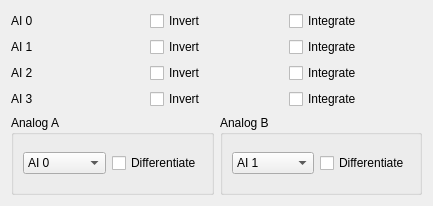
       <widget class="QWidget" name="scrollAreaWidgetContents">
        <property name="geometry">
         <rect>
          <x>0</x>
          <y>0</y>
          <width>433</width>
          <height>206</height>
         </rect>
        </property>
        <layout class="QGridLayout" name="gridLayout_63">
         <item row="1" column="0">
          <widget class="QGroupBox" name="groupBox_4">
           <property name="title">
            <string>Analog A</string>
           </property>
           <layout class="QHBoxLayout" name="horizontalLayout_7">
            <item>
             <widget class="QComboBox" name="comboBox_analogSelect_A">
              <item>
               <property name="text">
                <string>AI 0</string>
               </property>
              </item>
              <item>
               <property name="text">
                <string>AI 1</string>
               </property>
              </item>
              <item>
               <property name="text">
                <string>AI 2</string>
               </property>
              </item>
              <item>
               <property name="text">
                <string>AI 3</string>
               </property>
              </item>
              <item>
               <property name="text">
                <string>AI 4</string>
               </property>
              </item>
              <item>
               <property name="text">
                <string>AI 5</string>
               </property>
              </item>
              <item>
               <property name="text">
                <string>AI 6</string>
               </property>
              </item>
              <item>
               <property name="text">
                <string>AI 7</string>
               </property>
              </item>
              <item>
               <property name="text">
                <string>AO 0</string>
               </property>
              </item>
              <item>
               <property name="text">
                <string>AO 1</string>
               </property>
              </item>
              <item>
               <property name="text">
                <string>AO 2</string>
               </property>
              </item>
              <item>
               <property name="text">
                <string>AO 3</string>
               </property>
              </item>
              <item>
               <property name="text">
                <string>AO 4</string>
               </property>
              </item>
              <item>
               <property name="text">
                <string>AO 5</string>
               </property>
              </item>
              <item>
               <property name="text">
                <string>AO 6</string>
               </property>
              </item>
              <item>
               <property name="text">
                <string>AO 7</string>
               </property>
              </item>
              <item>
               <property name="text">
                <string>OFF</string>
               </property>
              </item>
             </widget>
            </item>
            <item>
             <widget class="QCheckBox" name="checkBox_analog_in_differentiate_A">
              <property name="text">
               <string>Differentiate</string>
              </property>
             </widget>
            </item>
           </layout>
          </widget>
         </item>
         <item row="0" column="0" colspan="2">
          <layout class="QGridLayout" name="gridLayout_48">
           <item row="0" column="0">
            <layout class="QGridLayout" name="gridLayout_54">
             <item row="1" column="1">
              <widget class="QCheckBox" name="checkBox_analog_in_invert_AI1">
               <property name="text">
                <string>Invert</string>
               </property>
              </widget>
             </item>
             <item row="2" column="0">
              <widget class="QLabel" name="label_83">
               <property name="text">
                <string>AI 2</string>
               </property>
              </widget>
             </item>
             <item row="0" column="2">
              <widget class="QCheckBox" name="checkBox_analog_in_integrate_AI0">
               <property name="text">
                <string>Integrate</string>
               </property>
              </widget>
             </item>
             <item row="1" column="0">
              <widget class="QLabel" name="label_82">
               <property name="text">
                <string>AI 1</string>
               </property>
              </widget>
             </item>
             <item row="3" column="1">
              <widget class="QCheckBox" name="checkBox_analog_in_invert_AI3">
               <property name="text">
                <string>Invert</string>
               </property>
              </widget>
             </item>
             <item row="0" column="1">
              <widget class="QCheckBox" name="checkBox_analog_in_invert_AI0">
               <property name="text">
                <string>Invert</string>
               </property>
              </widget>
             </item>
             <item row="2" column="1">
              <widget class="QCheckBox" name="checkBox_analog_in_invert_AI2">
               <property name="text">
                <string>Invert</string>
               </property>
              </widget>
             </item>
             <item row="0" column="0">
              <widget class="QLabel" name="label_80">
               <property name="text">
                <string>AI 0</string>
               </property>
              </widget>
             </item>
             <item row="3" column="0">
              <widget class="QLabel" name="label_84">
               <property name="text">
                <string>AI 3</string>
               </property>
              </widget>
             </item>
             <item row="1" column="2">
              <widget class="QCheckBox" name="checkBox_analog_in_integrate_AI1">
               <property name="text">
                <string>Integrate</string>
               </property>
              </widget>
             </item>
             <item row="2" column="2">
              <widget class="QCheckBox" name="checkBox_analog_in_integrate_AI2">
               <property name="text">
                <string>Integrate</string>
               </property>
              </widget>
             </item>
             <item row="3" column="2">
              <widget class="QCheckBox" name="checkBox_analog_in_integrate_AI3">
               <property name="text">
                <string>Integrate</string>
               </property>
              </widget>
             </item>
            </layout>
           </item>
          </layout>
         </item>
         <item row="1" column="1">
          <widget class="QGroupBox" name="groupBox_5">
           <property name="title">
            <string>Analog B</string>
           </property>
           <layout class="QHBoxLayout" name="horizontalLayout_8">
            <item>
             <widget class="QComboBox" name="comboBox_analogSelect_B">
              <property name="currentIndex">
               <number>1</number>
              </property>
              <item>
               <property name="text">
                <string>AI 0</string>
               </property>
              </item>
              <item>
               <property name="text">
                <string>AI 1</string>
               </property>
              </item>
              <item>
               <property name="text">
                <string>AI 2</string>
               </property>
              </item>
              <item>
               <property name="text">
                <string>AI 3</string>
               </property>
              </item>
              <item>
               <property name="text">
                <string>AI 4</string>
               </property>
              </item>
              <item>
               <property name="text">
                <string>AI 5</string>
               </property>
              </item>
              <item>
               <property name="text">
                <string>AI 6</string>
               </property>
              </item>
              <item>
               <property name="text">
                <string>AI 7</string>
               </property>
              </item>
              <item>
               <property name="text">
                <string>AO 0</string>
               </property>
              </item>
              <item>
               <property name="text">
                <string>AO 1</string>
               </property>
              </item>
              <item>
               <property name="text">
                <string>AO 2</string>
               </property>
              </item>
              <item>
               <property name="text">
                <string>AO 3</string>
               </property>
              </item>
              <item>
               <property name="text">
                <string>AO 4</string>
               </property>
              </item>
              <item>
               <property name="text">
                <string>AO 5</string>
               </property>
              </item>
              <item>
               <property name="text">
                <string>AO 6</string>
               </property>
              </item>
              <item>
               <property name="text">
                <string>AO 7</string>
               </property>
              </item>
              <item>
               <property name="text">
                <string>OFF</string>
               </property>
              </item>
             </widget>
            </item>
            <item>
             <widget class="QCheckBox" name="checkBox_analog_in_differentiate_B">
              <property name="text">
               <string>Differentiate</string>
              </property>
             </widget>
            </item>
           </layout>
          </widget>
         </item>
        </layout>
       </widget>
